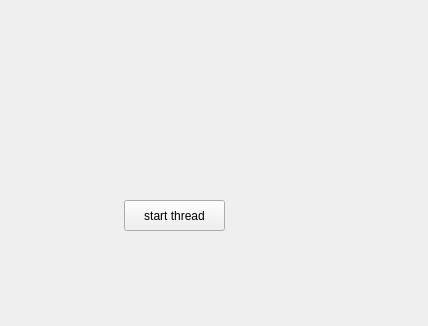
<?xml version="1.0" encoding="UTF-8"?>
<ui version="4.0">
 <class>Widget</class>
 <widget class="QWidget" name="Widget">
  <property name="geometry">
   <rect>
    <x>0</x>
    <y>0</y>
    <width>428</width>
    <height>326</height>
   </rect>
  </property>
  <property name="windowTitle">
   <string>Widget</string>
  </property>
  <widget class="QPushButton" name="pushButton">
   <property name="geometry">
    <rect>
     <x>124</x>
     <y>200</y>
     <width>101</width>
     <height>31</height>
    </rect>
   </property>
   <property name="text">
    <string>start thread</string>
   </property>
  </widget>
 </widget>
 <layoutdefault spacing="6" margin="11"/>
 <resources/>
 <connections/>
</ui>
